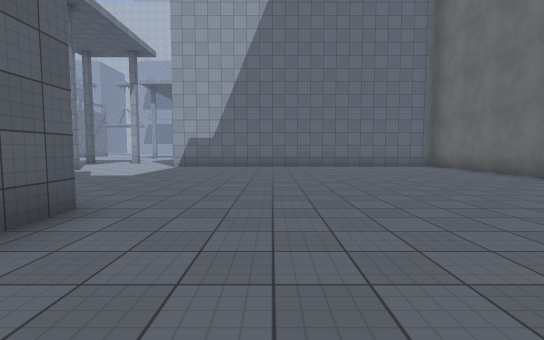
[1] (above)

23 first-person views from a walk through a scene from a Unity 3-D project. The camera is 1.4 m above the floor, tilts 4° down and sees 85° across. The floor is counted in squares, 2 m on a side. Each view is taken from the middle of a square. On the plan, view 1 faces up. The plan holds only what a view shows up to about 10 squares ahead; the rest is blank. The place goes on beyond the plan. The player character is not drawn. Surface patterns are stand-ins for the level's own textures.

[2]
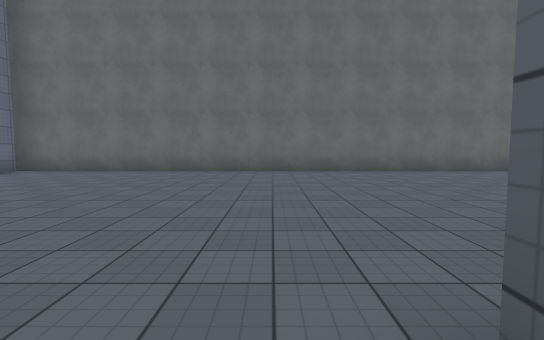

[3]
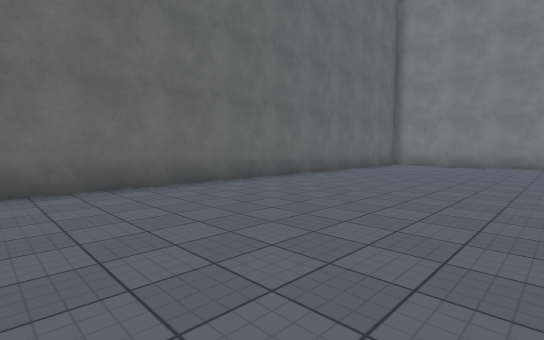

[4]
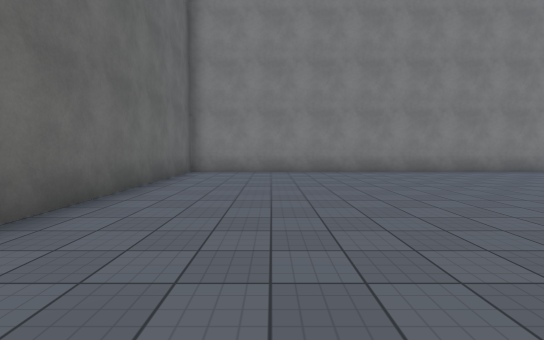

[5]
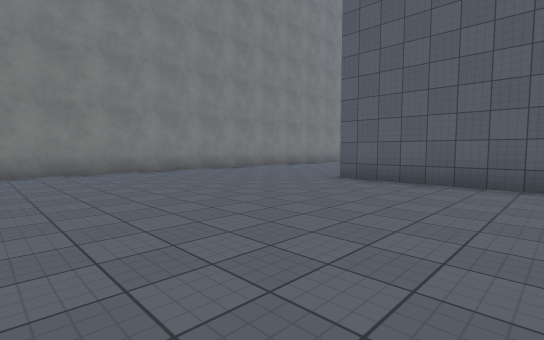

[6]
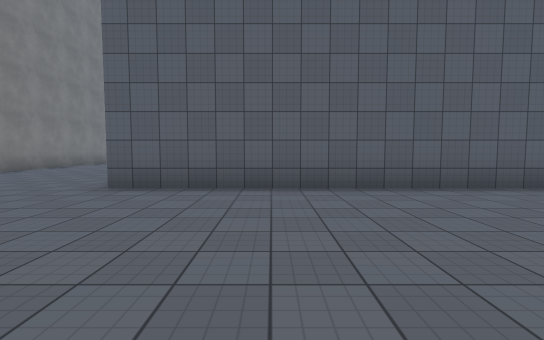

[7]
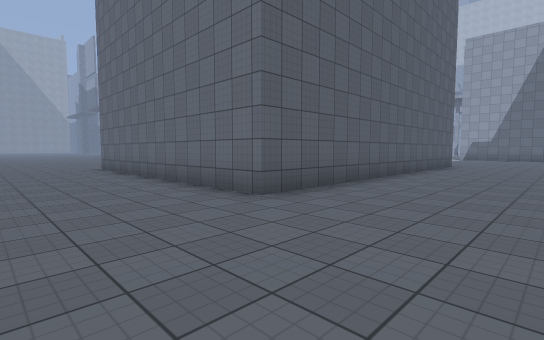

[8]
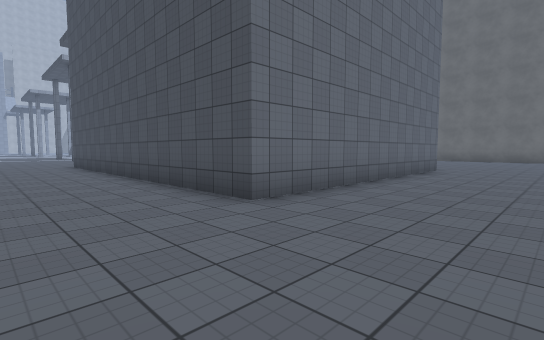

[9]
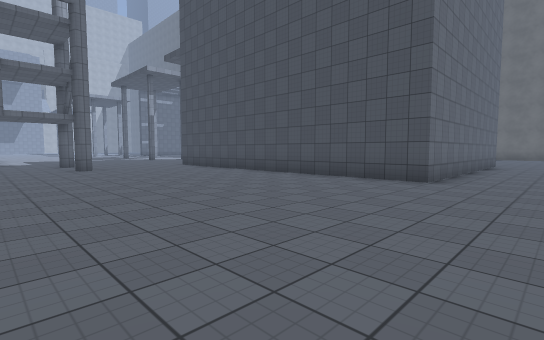

[10]
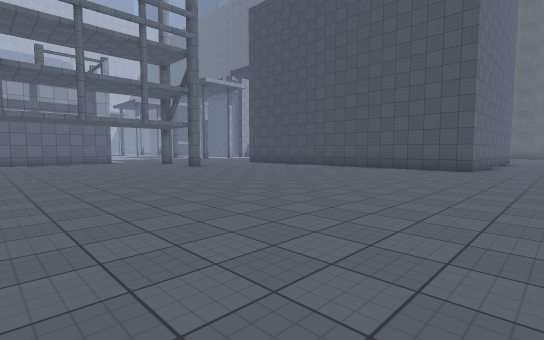

[11]
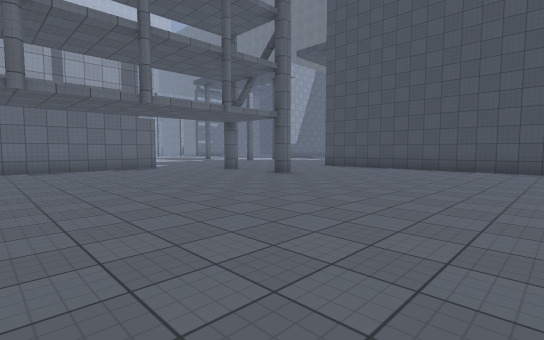

[12]
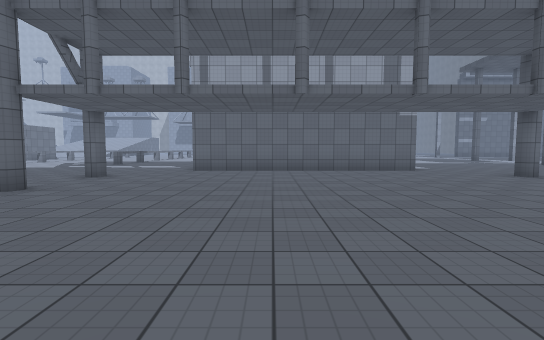

[13]
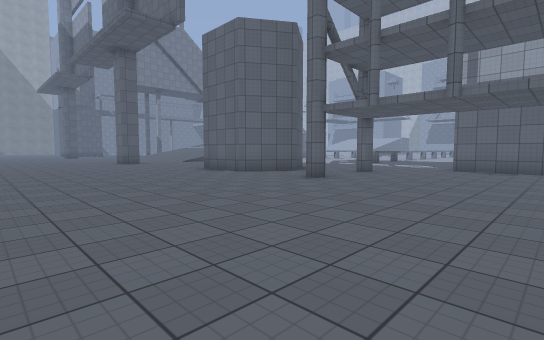

[14]
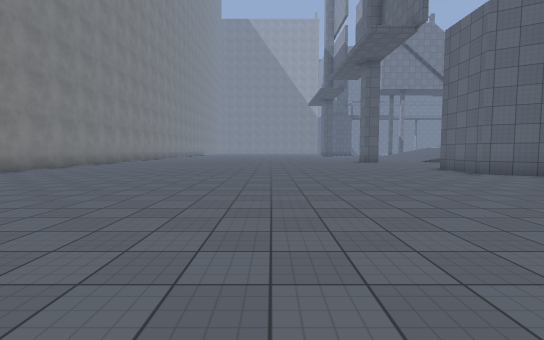

[15]
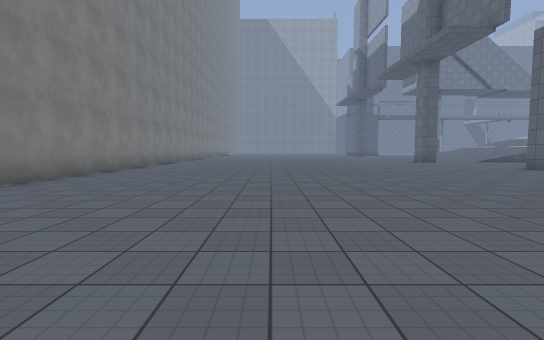

[16]
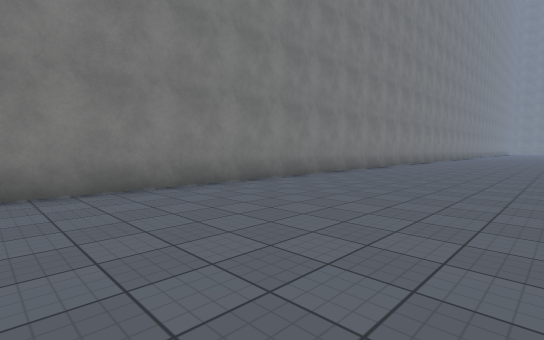

[17]
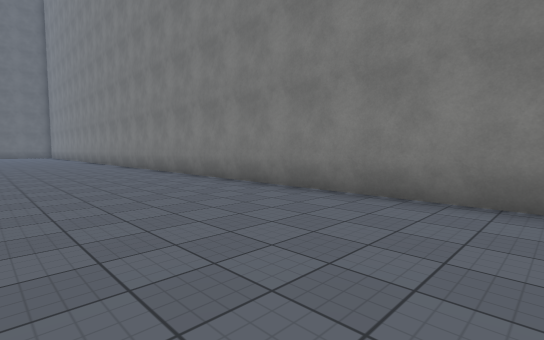

[18]
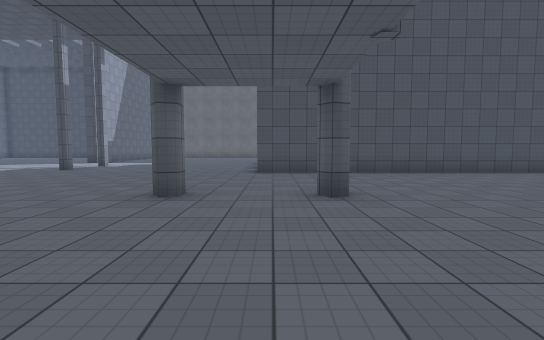

[19]
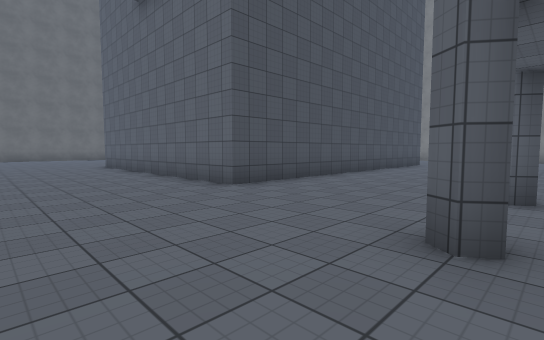

[20]
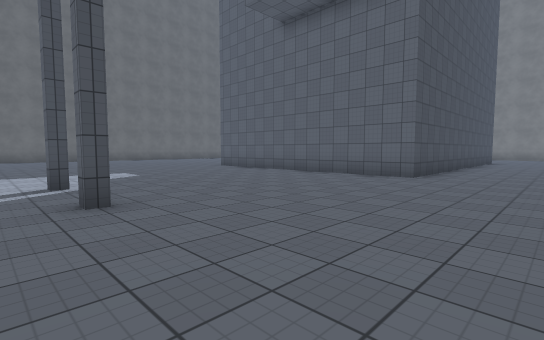

[21]
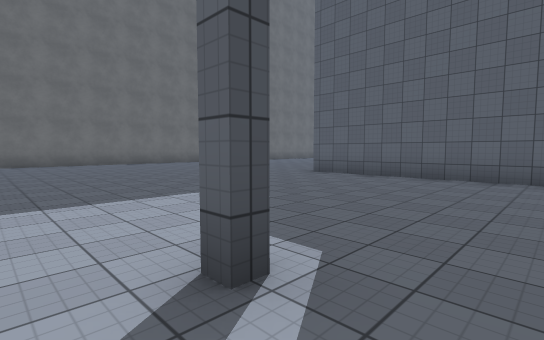

[22]
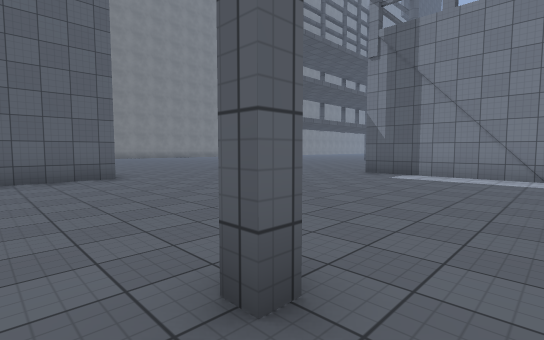

[23]
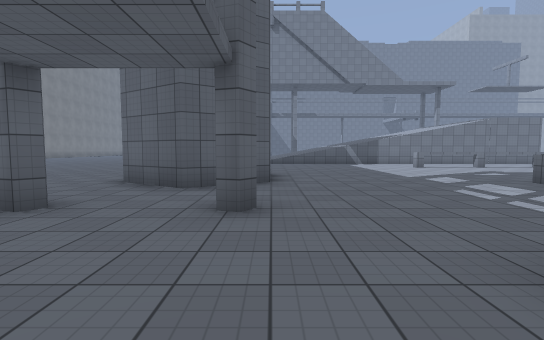

### Floor plan
Points are (right, up) in squares from view 1. A wall is a line through its corners. A room is listed if a view was taken in it or the views show most of it. See-through windows are left out.
Room 1 (views 1, 2, 3, 4, 5, 6, 7, 8, 9, 10, 11, 12, 13, 14, 15, 16, 17, 18, 19, 20, 21, 22, 23)
walls: (-14.3, 1.8) (-14.8, 1.8); (-14.8, 2.1) (-14.4, 2.4); (-14.3, 4.4) (-14.8, 4.4); (-14.6, 4.9) (-14.2, 4.6); (-25.3, 1.8) (-25.8, 1.8); (-2.3, 0.9) (-2.3, -6.9) (-10.3, -6.9) (-10.3, 3.4) (-2.3, 3.4) (-2.3, 2.4); (-16.3, 10.7) (-16.3, 6.7) (-23.6, 6.7); (-8.8, 10.3) (-8.8, 9.8); (-25.3, 4.4) (-25.8, 4.4); (-6.8, 9.8) (-6.8, 10.2); (-7.1, -12.2) (6.5, -12.2) (6.5, 11.5); (-28.3, 5) (-27.3, 3.4) (-28.3, 1.8) (-30, 1.8); (-30.1, -12.2) (-12, -12.2)

Positions as (right, up) in squares from view 1, and headings:
1: (0, 0), facing up
2: (-3, 4), facing right
3: (1, 1), facing down-right
4: (4, -3), facing down
5: (4, -3), facing down-left
6: (3, -4), facing left
7: (1, -10), facing up-left
8: (-13, -10), facing up-right
9: (-17, -9), facing up-right
10: (-21, -9), facing up-right
11: (-21, -4), facing up-right
12: (-21, -3), facing up
13: (-21, -4), facing up-left
14: (-20, -4), facing left
15: (-20, -7), facing left
16: (-20, -7), facing down-left
17: (-22, -8), facing down-right
18: (-19, 3), facing right
19: (-15, 7), facing down-right
20: (-13, 11), facing down-right
21: (-8, 11), facing down-right
22: (-8, 11), facing down-left
23: (-22, 5), facing left
